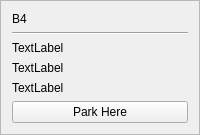
        <widget class="QFrame" name="frame_14">
         <property name="frameShape">
          <enum>QFrame::StyledPanel</enum>
         </property>
         <property name="frameShadow">
          <enum>QFrame::Plain</enum>
         </property>
         <layout class="QGridLayout" name="gridLayout_23">
          <item row="0" column="0">
           <layout class="QVBoxLayout" name="verticalLayout_22">
            <item>
             <widget class="QLabel" name="label_23">
              <property name="text">
               <string>B4</string>
              </property>
             </widget>
            </item>
            <item>
             <widget class="Line" name="line_24">
              <property name="orientation">
               <enum>Qt::Horizontal</enum>
              </property>
             </widget>
            </item>
            <item>
             <widget class="QLabel" name="b4TakenLbl">
              <property name="text">
               <string>TextLabel</string>
              </property>
             </widget>
            </item>
            <item>
             <widget class="QLabel" name="b4handLbl">
              <property name="text">
               <string>TextLabel</string>
              </property>
             </widget>
            </item>
            <item>
             <widget class="QLabel" name="takenByLblb4">
              <property name="text">
               <string>TextLabel</string>
              </property>
             </widget>
            </item>
            <item>
             <widget class="QPushButton" name="b4Btn">
              <property name="text">
               <string>Park Here</string>
              </property>
             </widget>
            </item>
           </layout>
          </item>
         </layout>
        </widget>
